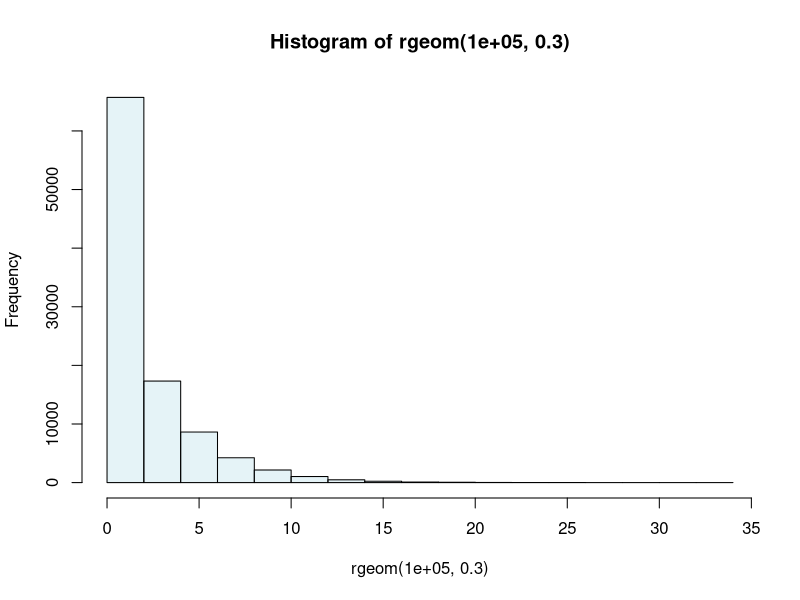
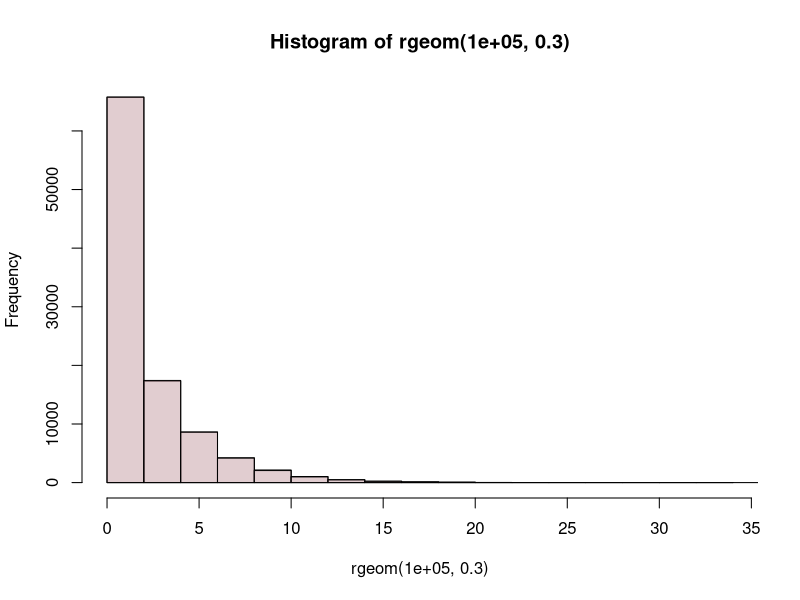

Recreate these plots in R, in order.
## ---- chunk 1
geom_from_uni <- function(n,p){
  
if (n < 0 || n %% floor(n) != 0) {
stop("n must be a non-nagative integer")
}   
  
if (p > 1 || p < 0) {
stop("p must be between 0 and 1")
}   
  n_unifs <- runif(n,0,1)
  lambda <- -log(1-p)
  x <- ((-1/lambda)*log(1-n_unifs)) 
  floor(x)
}

## ---- chunk 2

c1 <- rgb(173,216,230,max = 255, alpha = 80, names = "lt.blue")
c2 <- rgb(255,192,203, max = 255, alpha = 80, names = "lt.pink")



plot(hist(rgeom(100000,0.3), col = c1))
hist(geom_from_uni(100000,0.3), col = c2, add = TRUE)

